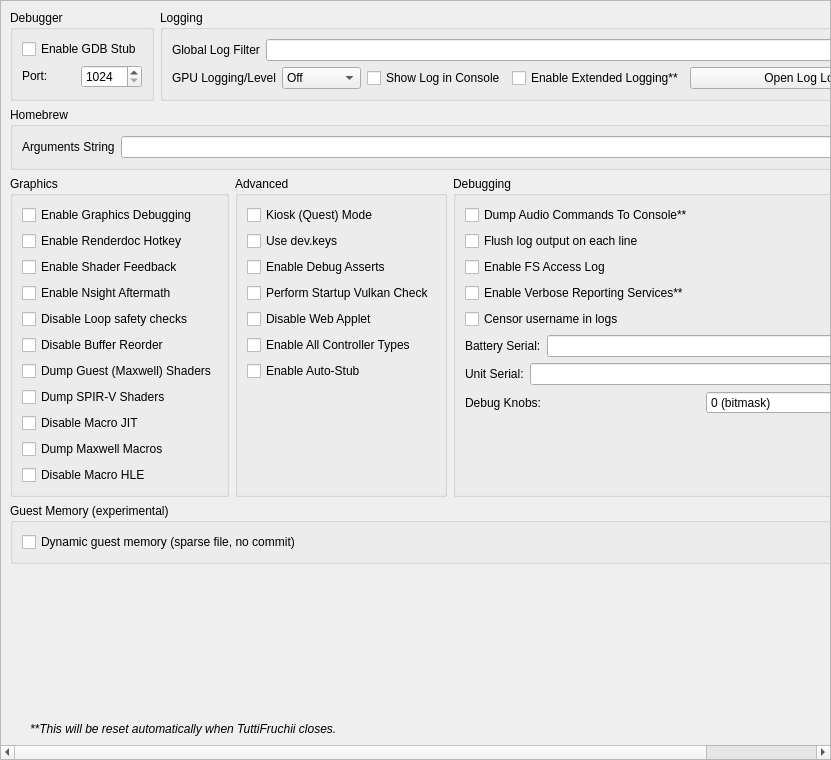
<?xml version="1.0" encoding="UTF-8"?>
<ui version="4.0">
 <class>ConfigureDebug</class>
 <widget class="QScrollArea" name="ConfigureDebug">
  <property name="geometry">
   <rect>
    <x>0</x>
    <y>0</y>
    <width>831</width>
    <height>760</height>
   </rect>
  </property>
  <property name="widgetResizable">
   <bool>true</bool>
  </property>
  <widget class="QWidget" name="widget">
   <property name="geometry">
    <rect>
     <x>0</x>
     <y>0</y>
     <width>829</width>
     <height>758</height>
    </rect>
   </property>
   <layout class="QVBoxLayout" name="verticalLayout_1">
    <item>
     <layout class="QHBoxLayout" name="horizontalLayout">
      <property name="topMargin">
       <number>0</number>
      </property>
      <item>
       <widget class="QGroupBox" name="groupBox">
        <property name="sizePolicy">
         <sizepolicy hsizetype="Preferred" vsizetype="Preferred">
          <horstretch>0</horstretch>
          <verstretch>0</verstretch>
         </sizepolicy>
        </property>
        <property name="title">
         <string>Debugger</string>
        </property>
        <property name="alignment">
         <set>Qt::AlignmentFlag::AlignLeading|Qt::AlignmentFlag::AlignLeft|Qt::AlignmentFlag::AlignTop</set>
        </property>
        <property name="flat">
         <bool>false</bool>
        </property>
        <property name="checkable">
         <bool>false</bool>
        </property>
        <layout class="QVBoxLayout" name="verticalLayout_3">
         <item>
          <widget class="QWidget" name="debug_widget" native="true">
           <property name="sizePolicy">
            <sizepolicy hsizetype="Preferred" vsizetype="Maximum">
             <horstretch>0</horstretch>
             <verstretch>0</verstretch>
            </sizepolicy>
           </property>
           <layout class="QVBoxLayout" name="verticalLayout">
            <property name="sizeConstraint">
             <enum>QLayout::SizeConstraint::SetDefaultConstraint</enum>
            </property>
            <property name="leftMargin">
             <number>0</number>
            </property>
            <property name="topMargin">
             <number>0</number>
            </property>
            <property name="rightMargin">
             <number>0</number>
            </property>
            <property name="bottomMargin">
             <number>0</number>
            </property>
            <item>
             <widget class="QCheckBox" name="toggle_gdbstub">
              <property name="sizePolicy">
               <sizepolicy hsizetype="Maximum" vsizetype="Maximum">
                <horstretch>0</horstretch>
                <verstretch>0</verstretch>
               </sizepolicy>
              </property>
              <property name="text">
               <string>Enable GDB Stub</string>
              </property>
             </widget>
            </item>
            <item>
             <widget class="QWidget" name="horizontalWidget_3" native="true">
              <property name="sizePolicy">
               <sizepolicy hsizetype="Preferred" vsizetype="Maximum">
                <horstretch>0</horstretch>
                <verstretch>0</verstretch>
               </sizepolicy>
              </property>
              <layout class="QHBoxLayout" name="horizontalLayout_3">
               <property name="leftMargin">
                <number>0</number>
               </property>
               <property name="topMargin">
                <number>0</number>
               </property>
               <property name="rightMargin">
                <number>0</number>
               </property>
               <property name="bottomMargin">
                <number>0</number>
               </property>
               <item>
                <widget class="QLabel" name="label_11">
                 <property name="sizePolicy">
                  <sizepolicy hsizetype="Minimum" vsizetype="Maximum">
                   <horstretch>0</horstretch>
                   <verstretch>0</verstretch>
                  </sizepolicy>
                 </property>
                 <property name="text">
                  <string>Port:</string>
                 </property>
                </widget>
               </item>
               <item>
                <widget class="QSpinBox" name="gdbport_spinbox">
                 <property name="sizePolicy">
                  <sizepolicy hsizetype="Preferred" vsizetype="Maximum">
                   <horstretch>0</horstretch>
                   <verstretch>0</verstretch>
                  </sizepolicy>
                 </property>
                 <property name="minimum">
                  <number>1024</number>
                 </property>
                 <property name="maximum">
                  <number>65535</number>
                 </property>
                </widget>
               </item>
              </layout>
             </widget>
            </item>
           </layout>
          </widget>
         </item>
        </layout>
       </widget>
      </item>
      <item>
       <widget class="QGroupBox" name="groupBox_2">
        <property name="sizePolicy">
         <sizepolicy hsizetype="Expanding" vsizetype="Preferred">
          <horstretch>0</horstretch>
          <verstretch>0</verstretch>
         </sizepolicy>
        </property>
        <property name="title">
         <string>Logging</string>
        </property>
        <layout class="QGridLayout" name="gridLayout_1">
         <item row="0" column="0" colspan="4">
          <widget class="QWidget" name="logging_widget" native="true">
           <property name="sizePolicy">
            <sizepolicy hsizetype="Preferred" vsizetype="Maximum">
             <horstretch>0</horstretch>
             <verstretch>0</verstretch>
            </sizepolicy>
           </property>
           <layout class="QHBoxLayout" name="horizontalLayout_1">
            <property name="leftMargin">
             <number>0</number>
            </property>
            <property name="topMargin">
             <number>0</number>
            </property>
            <property name="rightMargin">
             <number>0</number>
            </property>
            <property name="bottomMargin">
             <number>0</number>
            </property>
            <item>
             <widget class="QLabel" name="label_1">
              <property name="sizePolicy">
               <sizepolicy hsizetype="Preferred" vsizetype="Preferred">
                <horstretch>0</horstretch>
                <verstretch>0</verstretch>
               </sizepolicy>
              </property>
              <property name="text">
               <string>Global Log Filter</string>
              </property>
             </widget>
            </item>
            <item>
             <widget class="QLineEdit" name="log_filter_edit"/>
            </item>
           </layout>
          </widget>
         </item>
         <item row="1" column="0">
          <widget class="QWidget" name="gpu_log_level_widget" native="true">
           <property name="sizePolicy">
            <sizepolicy hsizetype="Preferred" vsizetype="Maximum">
             <horstretch>0</horstretch>
             <verstretch>0</verstretch>
            </sizepolicy>
           </property>
           <layout class="QHBoxLayout" name="gpu_log_level_layout">
            <property name="leftMargin">
             <number>0</number>
            </property>
            <property name="topMargin">
             <number>0</number>
            </property>
            <property name="rightMargin">
             <number>0</number>
            </property>
            <property name="bottomMargin">
             <number>0</number>
            </property>
            <item>
             <widget class="QLabel" name="gpu_log_level_label">
              <property name="text">
               <string>GPU Logging/Level</string>
              </property>
             </widget>
            </item>
            <item>
             <widget class="QComboBox" name="gpu_log_level">
              <property name="toolTip">
               <string>Detail level for GPU logs. Off disables logging entirely.</string>
              </property>
              <item>
               <property name="text">
                <string>Off</string>
               </property>
              </item>
              <item>
               <property name="text">
                <string>Errors</string>
               </property>
              </item>
              <item>
               <property name="text">
                <string>Standard</string>
               </property>
              </item>
              <item>
               <property name="text">
                <string>Verbose</string>
               </property>
              </item>
              <item>
               <property name="text">
                <string>All</string>
               </property>
              </item>
             </widget>
            </item>
           </layout>
          </widget>
         </item>
         <item row="1" column="1">
          <widget class="QCheckBox" name="toggle_console">
           <property name="text">
            <string>Show Log in Console</string>
           </property>
          </widget>
         </item>
         <item row="1" column="2">
          <widget class="QCheckBox" name="extended_logging">
           <property name="enabled">
            <bool>true</bool>
           </property>
           <property name="toolTip">
            <string>When checked, the max size of the log increases from 100 MB to 1 GB</string>
           </property>
           <property name="text">
            <string>Enable Extended Logging**</string>
           </property>
          </widget>
         </item>
         <item row="1" column="3">
          <widget class="QPushButton" name="open_log_button">
           <property name="sizePolicy">
            <sizepolicy hsizetype="Expanding" vsizetype="Maximum">
             <horstretch>1</horstretch>
             <verstretch>0</verstretch>
            </sizepolicy>
           </property>
           <property name="minimumSize">
            <size>
             <width>250</width>
             <height>0</height>
            </size>
           </property>
           <property name="text">
            <string>Open Log Location</string>
           </property>
          </widget>
         </item>
        </layout>
       </widget>
      </item>
     </layout>
    </item>
    <item>
     <widget class="QGroupBox" name="groupBox_3">
      <property name="title">
       <string>Homebrew</string>
      </property>
      <layout class="QVBoxLayout" name="verticalLayout_5">
       <item>
        <layout class="QHBoxLayout" name="horizontalLayout_4">
         <item>
          <widget class="QLabel" name="label_3">
           <property name="text">
            <string>Arguments String</string>
           </property>
          </widget>
         </item>
         <item>
          <widget class="QLineEdit" name="homebrew_args_edit"/>
         </item>
        </layout>
       </item>
      </layout>
     </widget>
    </item>
    <item>
     <layout class="QHBoxLayout" name="horizontalLayout_2">
      <item>
       <widget class="QGroupBox" name="groupBox_4">
        <property name="title">
         <string>Graphics</string>
        </property>
        <layout class="QGridLayout" name="gridLayout_2">
         <item row="4" column="0">
          <widget class="QCheckBox" name="disable_loop_safety_checks">
           <property name="toolTip">
            <string>When checked, it executes shaders without loop logic changes</string>
           </property>
           <property name="text">
            <string>Disable Loop safety checks</string>
           </property>
          </widget>
         </item>
         <item row="9" column="0">
          <widget class="QCheckBox" name="dump_macros">
           <property name="enabled">
            <bool>true</bool>
           </property>
           <property name="toolTip">
            <string>When checked, it will dump all the macro programs of the GPU</string>
           </property>
           <property name="text">
            <string>Dump Maxwell Macros</string>
           </property>
          </widget>
         </item>
         <item row="3" column="0">
          <widget class="QCheckBox" name="enable_nsight_aftermath">
           <property name="toolTip">
            <string>When checked, it enables Nsight Aftermath crash dumps</string>
           </property>
           <property name="text">
            <string>Enable Nsight Aftermath</string>
           </property>
          </widget>
         </item>
         <item row="6" column="0">
          <widget class="QCheckBox" name="dump_guest_shaders">
           <property name="enabled">
            <bool>true</bool>
           </property>
           <property name="toolTip">
            <string>When checked, it will dump original Maxwell guest shader bytecode (the input to the recompiler) as .ash files under DumpDir/shaders/. Useful for inspection with nvdisasm.</string>
           </property>
           <property name="text">
            <string>Dump Guest (Maxwell) Shaders</string>
           </property>
          </widget>
         </item>
         <item row="1" column="0">
          <widget class="QCheckBox" name="enable_renderdoc_hotkey">
           <property name="text">
            <string>Enable Renderdoc Hotkey</string>
           </property>
          </widget>
         </item>
         <item row="8" column="0">
          <widget class="QCheckBox" name="disable_macro_jit">
           <property name="enabled">
            <bool>true</bool>
           </property>
           <property name="toolTip">
            <string>When checked, it disables the macro Just In Time compiler. Enabling this makes games run slower</string>
           </property>
           <property name="text">
            <string>Disable Macro JIT</string>
           </property>
          </widget>
         </item>
         <item row="10" column="0">
          <widget class="QCheckBox" name="disable_macro_hle">
           <property name="enabled">
            <bool>true</bool>
           </property>
           <property name="toolTip">
            <string>When checked, it disables the macro HLE functions. Enabling this makes games run slower</string>
           </property>
           <property name="text">
            <string>Disable Macro HLE</string>
           </property>
          </widget>
         </item>
         <item row="0" column="0">
          <widget class="QCheckBox" name="enable_graphics_debugging">
           <property name="enabled">
            <bool>true</bool>
           </property>
           <property name="toolTip">
            <string>When checked, the graphics API enters a slower debugging mode</string>
           </property>
           <property name="text">
            <string>Enable Graphics Debugging</string>
           </property>
          </widget>
         </item>
         <item row="11" column="0">
          <spacer name="verticalSpacer_5">
           <property name="orientation">
            <enum>Qt::Orientation::Vertical</enum>
           </property>
           <property name="sizeType">
            <enum>QSizePolicy::Policy::Preferred</enum>
           </property>
           <property name="sizeHint" stdset="0">
            <size>
             <width>20</width>
             <height>0</height>
            </size>
           </property>
          </spacer>
         </item>
         <item row="2" column="0">
          <widget class="QCheckBox" name="enable_shader_feedback">
           <property name="toolTip">
            <string>When checked, TuttiFruchii will log statistics about the compiled pipeline cache</string>
           </property>
           <property name="text">
            <string>Enable Shader Feedback</string>
           </property>
          </widget>
         </item>
         <item row="5" column="0">
          <widget class="QCheckBox" name="disable_buffer_reorder">
           <property name="toolTip">
            <string>&lt;html&gt;&lt;head/&gt;&lt;body&gt;&lt;p&gt;When checked, disables reordering of mapped memory uploads which allows to associate uploads with specific draws. May reduce performance in some cases.&lt;/p&gt;&lt;/body&gt;&lt;/html&gt;</string>
           </property>
           <property name="text">
            <string>Disable Buffer Reorder</string>
           </property>
          </widget>
         </item>
         <item row="7" column="0">
          <widget class="QCheckBox" name="gpu_log_shader_dumps">
           <property name="toolTip">
            <string>When checked, it will dump the recompiler's output SPIR-V binaries (.spv) under LogDir/shaders/. Inspect via SPIRV-Tools (spirv-dis / spirv-cross / spirv-val) or RenderDoc.</string>
           </property>
           <property name="text">
            <string>Dump SPIR-V Shaders</string>
           </property>
          </widget>
         </item>
        </layout>
       </widget>
      </item>
      <item>
       <widget class="QGroupBox" name="groupBox_6">
        <property name="title">
         <string>Advanced</string>
        </property>
        <layout class="QGridLayout" name="gridLayout_4">
         <item row="3" column="0">
          <widget class="QCheckBox" name="perform_vulkan_check">
           <property name="toolTip">
            <string>Enables TuttiFruchii to check for a working Vulkan environment when the program starts up. Disable this if this is causing issues with external programs seeing TuttiFruchii.</string>
           </property>
           <property name="text">
            <string>Perform Startup Vulkan Check</string>
           </property>
          </widget>
         </item>
         <item row="4" column="0">
          <widget class="QCheckBox" name="disable_web_applet">
           <property name="text">
            <string>Disable Web Applet</string>
           </property>
          </widget>
         </item>
         <item row="5" column="0">
          <widget class="QCheckBox" name="enable_all_controllers">
           <property name="text">
            <string>Enable All Controller Types</string>
           </property>
          </widget>
         </item>
         <item row="6" column="0">
          <widget class="QCheckBox" name="use_auto_stub">
           <property name="text">
            <string>Enable Auto-Stub</string>
           </property>
          </widget>
         </item>
         <item row="0" column="0">
          <widget class="QCheckBox" name="quest_flag">
           <property name="text">
            <string>Kiosk (Quest) Mode</string>
           </property>
          </widget>
         </item>
         <item row="1" column="0">
          <widget class="QCheckBox" name="use_dev_keys">
           <property name="text">
            <string>Use dev.keys</string>
           </property>
          </widget>
         </item>
         <item row="2" column="0">
          <widget class="QCheckBox" name="use_debug_asserts">
           <property name="text">
            <string>Enable Debug Asserts</string>
           </property>
          </widget>
         </item>
         <item row="7" column="0">
          <spacer name="verticalSpacer_4">
           <property name="orientation">
            <enum>Qt::Orientation::Vertical</enum>
           </property>
           <property name="sizeType">
            <enum>QSizePolicy::Policy::Expanding</enum>
           </property>
           <property name="sizeHint" stdset="0">
            <size>
             <width>20</width>
             <height>0</height>
            </size>
           </property>
          </spacer>
         </item>
        </layout>
       </widget>
      </item>
      <item>
       <widget class="QGroupBox" name="groupBox_5">
        <property name="title">
         <string>Debugging</string>
        </property>
        <layout class="QGridLayout" name="gridLayout_3">
         <item row="6" column="0">
          <widget class="QWidget" name="serial_battery_widget" native="true">
           <property name="sizePolicy">
            <sizepolicy hsizetype="Preferred" vsizetype="Maximum">
             <horstretch>0</horstretch>
             <verstretch>0</verstretch>
            </sizepolicy>
           </property>
           <layout class="QHBoxLayout" name="horizontalLayout_11">
            <property name="leftMargin">
             <number>0</number>
            </property>
            <property name="topMargin">
             <number>0</number>
            </property>
            <property name="rightMargin">
             <number>0</number>
            </property>
            <property name="bottomMargin">
             <number>0</number>
            </property>
            <item>
             <widget class="QLabel" name="label_12">
              <property name="sizePolicy">
               <sizepolicy hsizetype="Preferred" vsizetype="Preferred">
                <horstretch>0</horstretch>
                <verstretch>0</verstretch>
               </sizepolicy>
              </property>
              <property name="text">
               <string>Battery Serial:</string>
              </property>
             </widget>
            </item>
            <item>
             <widget class="QLineEdit" name="serial_battery_edit"/>
            </item>
           </layout>
          </widget>
         </item>
         <item row="8" column="0">
          <widget class="QWidget" name="debug_knobs_widget" native="true">
           <property name="sizePolicy">
            <sizepolicy hsizetype="Preferred" vsizetype="Maximum">
             <horstretch>0</horstretch>
             <verstretch>0</verstretch>
            </sizepolicy>
           </property>
           <layout class="QHBoxLayout" name="horizontalLayout_debug_knobs">
            <property name="leftMargin">
             <number>0</number>
            </property>
            <property name="topMargin">
             <number>0</number>
            </property>
            <property name="rightMargin">
             <number>0</number>
            </property>
            <property name="bottomMargin">
             <number>0</number>
            </property>
            <item>
             <widget class="QLabel" name="label_debug_knobs">
              <property name="sizePolicy">
               <sizepolicy hsizetype="Preferred" vsizetype="Preferred">
                <horstretch>0</horstretch>
                <verstretch>0</verstretch>
               </sizepolicy>
              </property>
              <property name="text">
               <string>Debug Knobs:</string>
              </property>
             </widget>
            </item>
            <item>
             <widget class="QSpinBox" name="debug_knobs_spinbox">
              <property name="minimum">
               <number>0</number>
              </property>
              <property name="maximum">
               <number>65535</number>
              </property>
              <property name="toolTip">
               <string>Bitmask for quick development toggles</string>
              </property>
              <property name="statusTip">
               <string>Set debug knobs (bitmask)</string>
              </property>
              <property name="whatsThis">
               <string>16-bit debug knob set for quick development toggles</string>
              </property>
              <property name="suffix">
               <string> (bitmask)</string>
              </property>
             </widget>
            </item>
           </layout>
          </widget>
         </item>
         <item row="7" column="0">
          <widget class="QWidget" name="serial_board_widget" native="true">
           <property name="sizePolicy">
            <sizepolicy hsizetype="Preferred" vsizetype="Maximum">
             <horstretch>0</horstretch>
             <verstretch>0</verstretch>
            </sizepolicy>
           </property>
           <layout class="QHBoxLayout" name="horizontalLayout_12">
            <property name="leftMargin">
             <number>0</number>
            </property>
            <property name="topMargin">
             <number>0</number>
            </property>
            <property name="rightMargin">
             <number>0</number>
            </property>
            <property name="bottomMargin">
             <number>0</number>
            </property>
            <item>
             <widget class="QLabel" name="label_13">
              <property name="sizePolicy">
               <sizepolicy hsizetype="Preferred" vsizetype="Preferred">
                <horstretch>0</horstretch>
                <verstretch>0</verstretch>
               </sizepolicy>
              </property>
              <property name="text">
               <string>Unit Serial:</string>
              </property>
             </widget>
            </item>
            <item>
             <widget class="QLineEdit" name="serial_board_edit"/>
            </item>
           </layout>
          </widget>
         </item>
         <item row="20" column="0">
          <spacer name="verticalSpacer_3">
           <property name="orientation">
            <enum>Qt::Orientation::Vertical</enum>
           </property>
           <property name="sizeType">
            <enum>QSizePolicy::Policy::Expanding</enum>
           </property>
           <property name="sizeHint" stdset="0">
            <size>
             <width>20</width>
             <height>0</height>
            </size>
           </property>
          </spacer>
         </item>
         <item row="1" column="0">
          <widget class="QCheckBox" name="dump_audio_commands">
           <property name="toolTip">
            <string>Enable this to output the latest generated audio command list to the console. Only affects games using the audio renderer.</string>
           </property>
           <property name="text">
            <string>Dump Audio Commands To Console**</string>
           </property>
          </widget>
         </item>
         <item row="2" column="0">
          <widget class="QCheckBox" name="flush_line">
           <property name="text">
            <string>Flush log output on each line</string>
           </property>
          </widget>
         </item>
         <item row="3" column="0">
          <widget class="QCheckBox" name="fs_access_log">
           <property name="text">
            <string>Enable FS Access Log</string>
           </property>
          </widget>
         </item>
         <item row="4" column="0">
          <widget class="QCheckBox" name="reporting_services">
           <property name="text">
            <string>Enable Verbose Reporting Services**</string>
           </property>
          </widget>
         </item>
         <item row="5" column="0">
          <widget class="QCheckBox" name="censor_username">
           <property name="text">
            <string>Censor username in logs</string>
           </property>
          </widget>
         </item>
        </layout>
       </widget>
      </item>
     </layout>
    </item>
    <item>
     <widget class="QGroupBox" name="memory_group">
      <property name="title">
       <string>Guest Memory (experimental)</string>
      </property>
      <layout class="QVBoxLayout" name="memory_group_layout">
       <item>
        <widget class="QCheckBox" name="nx2_dynamic_memory">
         <property name="toolTip">
          <string>Windows only. Backs the guest's memory with a sparse temporary file instead of committing all of it (14 GiB for a Switch 2 game) when the game starts. Only useful when Windows runs out of commit (small or fixed page file): it does not lower RAM use, and under memory pressure Windows writes the game's memory to that file, which can stutter. Needs as much free space on the drive of the temporary folder. Takes effect the next time a game starts.</string>
         </property>
         <property name="text">
          <string>Dynamic guest memory (sparse file, no commit)</string>
         </property>
        </widget>
       </item>
      </layout>
     </widget>
    </item>
    <item>
     <spacer name="verticalSpacer">
      <property name="orientation">
       <enum>Qt::Orientation::Vertical</enum>
      </property>
      <property name="sizeHint" stdset="0">
       <size>
        <width>20</width>
        <height>0</height>
       </size>
      </property>
     </spacer>
    </item>
    <item>
     <widget class="QLabel" name="label_5">
      <property name="sizePolicy">
       <sizepolicy hsizetype="Expanding" vsizetype="Preferred">
        <horstretch>0</horstretch>
        <verstretch>0</verstretch>
       </sizepolicy>
      </property>
      <property name="font">
       <font>
        <italic>true</italic>
       </font>
      </property>
      <property name="text">
    <string>**This will be reset automatically when TuttiFruchii closes.</string>
      </property>
      <property name="indent">
       <number>20</number>
      </property>
     </widget>
    </item>
   </layout>
  </widget>
 </widget>
 <tabstops>
  <tabstop>log_filter_edit</tabstop>
  <tabstop>toggle_console</tabstop>
  <tabstop>extended_logging</tabstop>
  <tabstop>open_log_button</tabstop>
  <tabstop>homebrew_args_edit</tabstop>
  <tabstop>enable_graphics_debugging</tabstop>
  <tabstop>enable_shader_feedback</tabstop>
  <tabstop>enable_nsight_aftermath</tabstop>
  <tabstop>fs_access_log</tabstop>
  <tabstop>reporting_services</tabstop>
  <tabstop>quest_flag</tabstop>
  <tabstop>use_debug_asserts</tabstop>
 </tabstops>
 <resources/>
 <connections/>
</ui>
